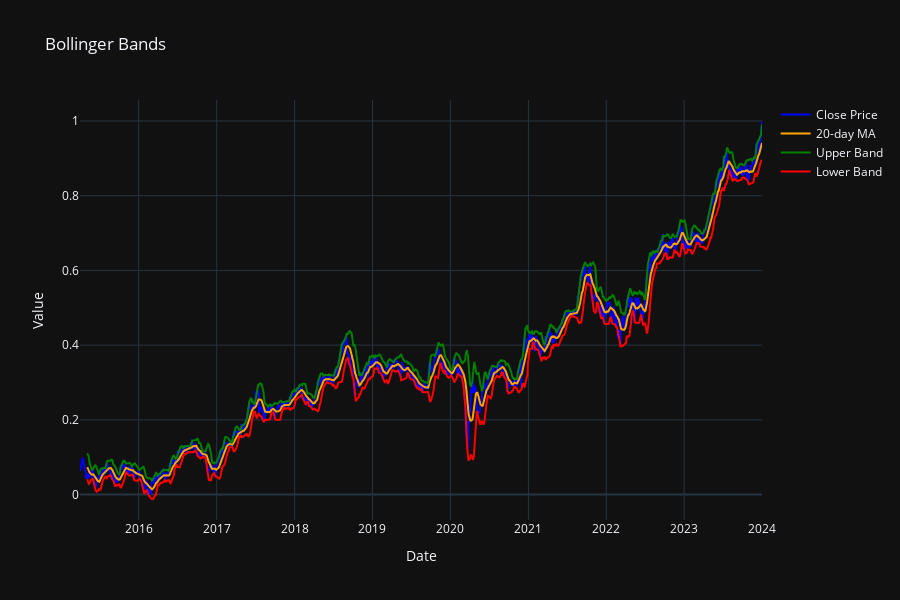

The notebook cell saved with this chart:
### Markdown cell above
## Scaling the data

### Code cell
## Using MinMaxScaler to further illustrate the data
scaler = MinMaxScaler()

df['Close_scaled'] = scaler.fit_transform(df[['Close']])
df['MA20_scaled'] = df['Close_scaled'].rolling(window=20).mean()
df['STD_scaled'] = df['Close_scaled'].rolling(window=20).std()
df['Upper Band_scaled'] = df['MA20_scaled'] + (df['STD_scaled'] * 2)
df['Lower Band_scaled'] = df['MA20_scaled'] - (df['STD_scaled'] * 2)

fig_bollinger2 = go.Figure()
fig_bollinger2.add_trace(go.Scatter(x=df.index,y=df['Close_scaled'],mode='lines',name='Close Price', line=dict(color='blue')))
fig_bollinger2.add_trace(go.Scatter(x=df.index,y=df['MA20_scaled'],mode='lines',name='20-day MA', line=dict(color='orange')))
fig_bollinger2.add_trace(go.Scatter(x=df.index,y=df['Upper Band_scaled'],mode='lines',name='Upper Band', line=dict(color='green')))
fig_bollinger2.add_trace(go.Scatter(x=df.index,y=df['Lower Band_scaled'],mode='lines',name='Lower Band', line=dict(color='red')))

fig_bollinger2.update_layout(title='Bollinger Bands',
                            xaxis_title='Date',
                            yaxis_title='Value',
                            showlegend=True,
                            template='plotly_dark',
                            height=600)
fig_bollinger2.show()

### Figure 1 — Plotly figure (JSON) as saved in the notebook; plotly's stock layout.template omitted (floating-point values rounded to 4 significant figures; data arrays with more than 128 entries replaced by an {"elided": "..."} marker saying what was removed)
{"data": [{"line": {"color": "blue"}, "mode": "lines", "name": "Close Price", "type": "scatter", "x": {"elided": "2167 str values"}, "y": {"elided": "2167 float values"}}, {"line": {"color": "orange"}, "mode": "lines", "name": "20-day MA", "type": "scatter", "x": {"elided": "2167 str values"}, "y": {"elided": "2167 float values"}}, {"line": {"color": "green"}, "mode": "lines", "name": "Upper Band", "type": "scatter", "x": {"elided": "2167 str values"}, "y": {"elided": "2167 float values"}}, {"line": {"color": "red"}, "mode": "lines", "name": "Lower Band", "type": "scatter", "x": {"elided": "2167 str values"}, "y": {"elided": "2167 float values"}}], "layout": {"height": 600, "showlegend": true, "title": {"text": "Bollinger Bands"}, "xaxis": {"title": {"text": "Date"}}, "yaxis": {"title": {"text": "Value"}}}}
